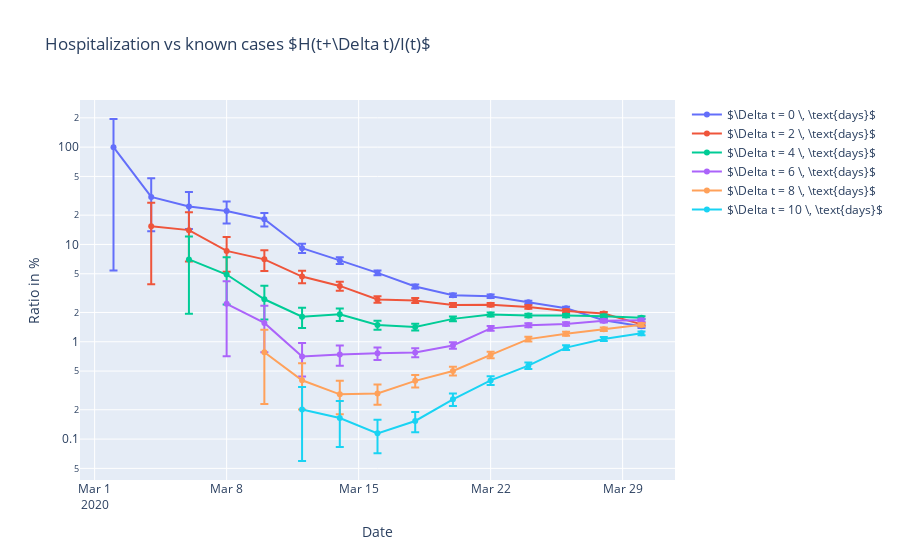

Write notebook code for a chart like this one.
### Code cell
P0 = 0.2
P_HOSP = 0.05


case = nyc_hosp_df["cases"].values
case = gv.gvar(case, np.sqrt(case * (1 - P0)))


fig = go.Figure()


for dt in range(0, 6):

    hosp = nyc_hosp_df["hospitalized"].shift(dt).values
    hosp = gv.gvar(hosp, np.sqrt(hosp * (1 - P0 * P_HOSP)))

    yy = hosp / case * 100

    fig.add_trace(
        go.Scatter(
            x=nyc_hosp_df.index,
            y=gv.mean(yy),
            error_y_array=gv.sdev(yy),
            #mode="lines",
            name=rf"$\Delta t = {dt*BIN_SIZE} \, \text{{days}}$",
        )
    )

fig.update_layout(
    yaxis_type="log", title_text="Hospitalization vs known cases $H(t+\Delta t)/I(t)$",
    yaxis_title="Ratio in %",
    xaxis_title="Date",
)
fig.show()
